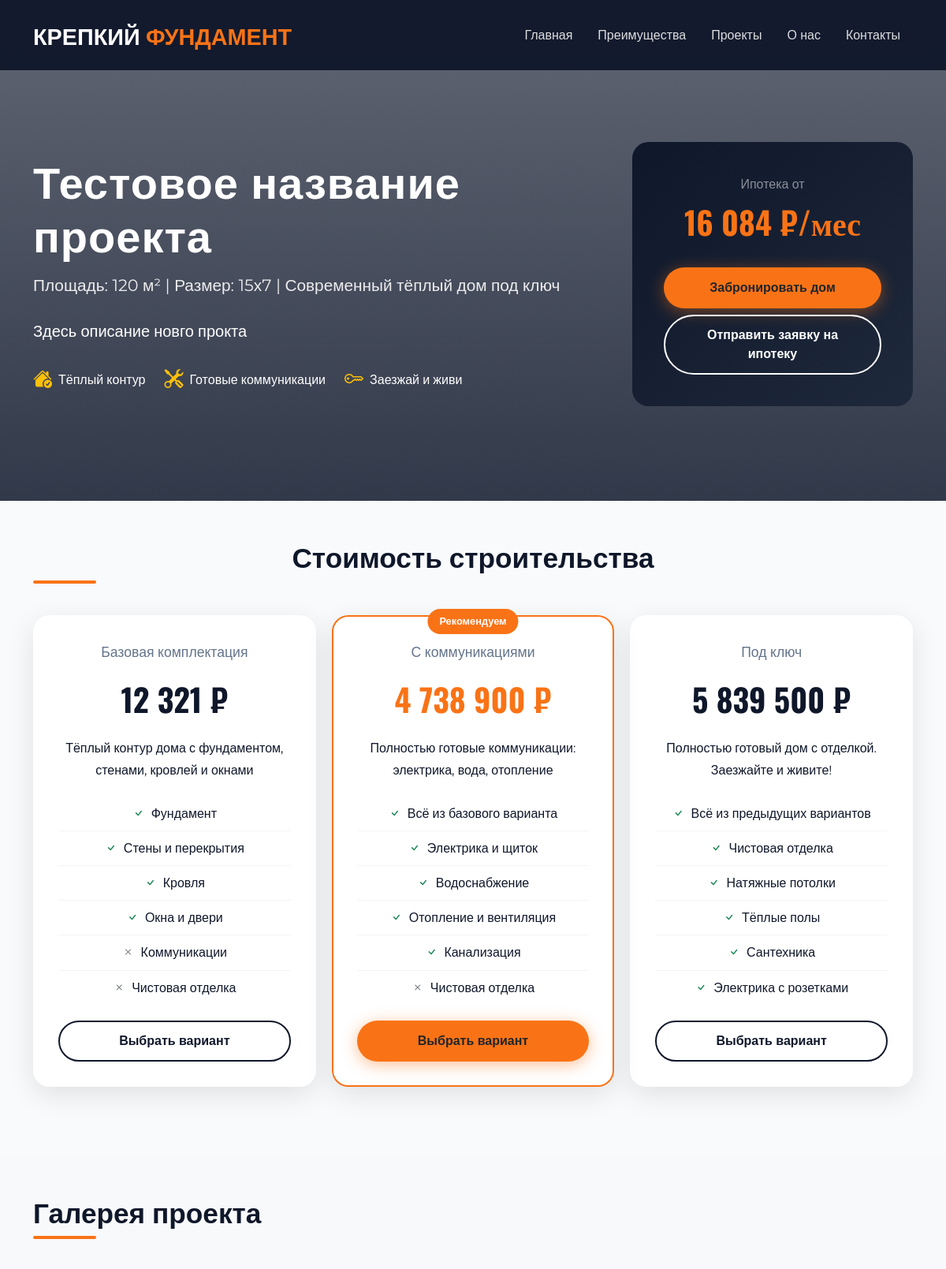
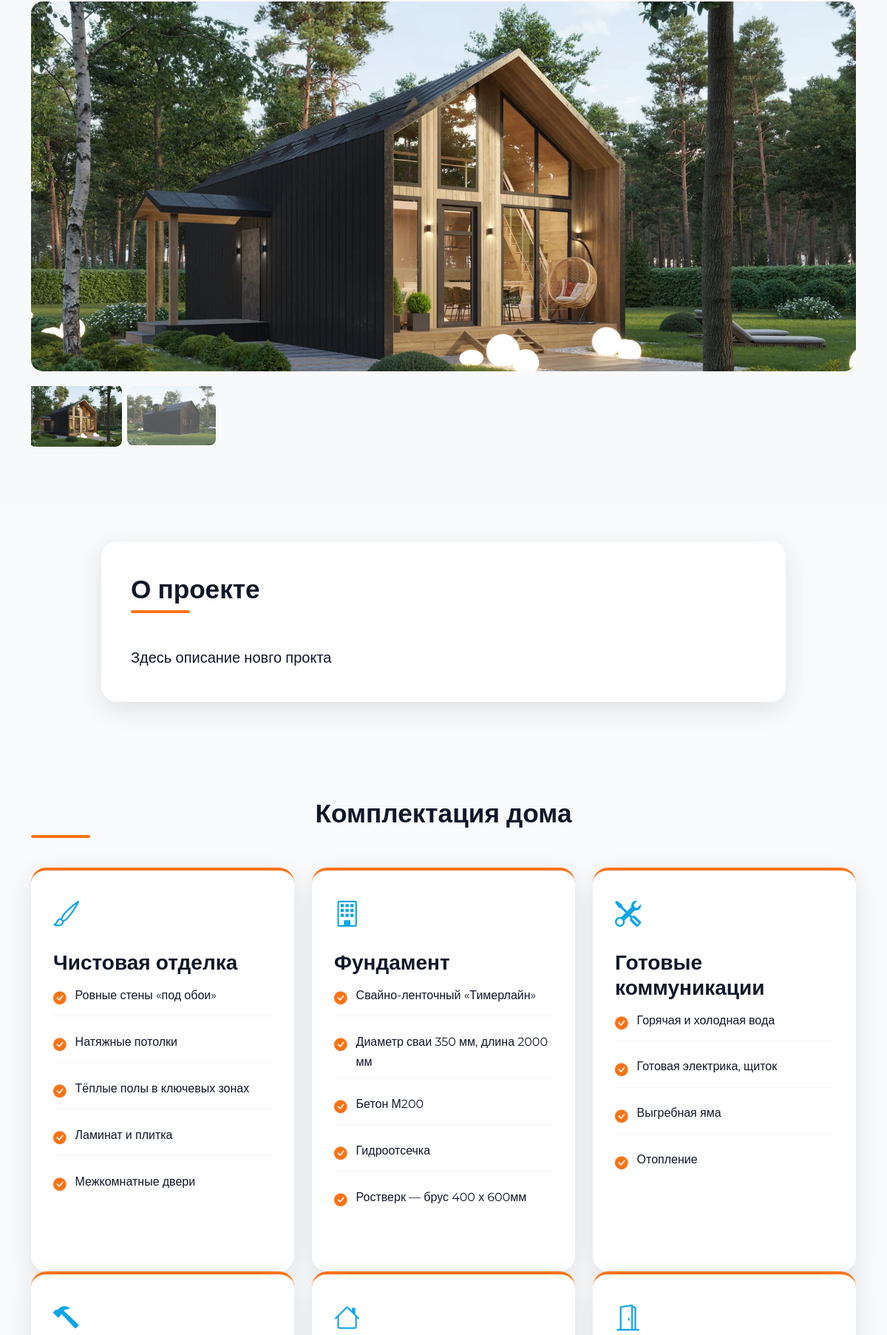
The page /details/1 (upper part) on the database its author committed (2 pictures, top to bottom).
### app/models.py (models this page shows, shortened)
class Project(db.Model):
    __tablename__ = "projects"
    id = db.Column(db.Integer, primary_key=True)
    title = db.Column(db.String(100), unique=True, nullable=False)
    slug = db.Column(db.String(100), unique=True, nullable=False)
    description = db.Column(db.Text)
    square = db.Column(db.Integer, nullable=False)
    size = db.Column(db.String(15), nullable=False)
    price_base = db.Column(db.Integer, nullable=False)
    price_with_communications = db.Column(db.Integer)
    price_ready = db.Column(db.Integer)
    mortgage_price_per_month = db.Column(db.Integer)
    images_directory_path = db.Column(db.String(300), nullable=False)
    images = db.relationship(
        "ProjectImages",
        back_populates="project",
        cascade="all, delete-orphan",
        lazy="dynamic"
    )

class ProjectImages(db.Model):
    __tablename__ = "project_images"
    id = db.Column(db.Integer, primary_key=True)
    filename = db.Column(db.String(100), nullable=False)
    project_id = db.Column(
        db.Integer,
        db.ForeignKey(Project.id, ondelete="CASCADE"),
        nullable=False,
    )
    project = db.relationship("Project", back_populates="images")
    @property
    def url(self):
        return os.path.join('uploads', self.project.slug, self.filename)

### app/routes.py (the view)
@main_bp.route('/details/<int:id>')
def details(id):
    project = Project.query.get(id)
    return render_template('project_details.html', project=project)

### app/templates/project_details.html (shortened to what this page needs)
<!DOCTYPE html>
<html lang="ru">
<head>
    <link href="https://cdn.jsdelivr.net/npm/bootstrap@5.3.2/dist/css/bootstrap.min.css" rel="stylesheet" />
    <link href="https://cdn.jsdelivr.net/npm/bootstrap-icons@1.11.1/font/bootstrap-icons.css" rel="stylesheet" />
    <link href="https://unpkg.com/aos@2.3.1/dist/aos.css" rel="stylesheet" />
</head>
<body>
    <nav class="navbar navbar-expand-lg fixed-top">
        <div class="container">
            <a class="navbar-brand" href="{{ url_for('main.index') }}">КРЕПКИЙ <span>ФУНДАМЕНТ</span></a>
            <div class="collapse navbar-collapse" id="navbarNav">
                <ul class="navbar-nav ms-auto">
                    <li class="nav-item"><a class="nav-link" href="{{ url_for('main.index') }}#home">Главная</a></li>
                    <li class="nav-item"><a class="nav-link" href="{{ url_for('main.index') }}#features">Преимущества</a></li>
                    <li class="nav-item"><a class="nav-link" href="{{ url_for('main.index') }}#gallery">Проекты</a></li>
                    <li class="nav-item"><a class="nav-link" href="{{ url_for('main.index') }}#stats">О нас</a></li>
                    <li class="nav-item"><a class="nav-link" href="{{ url_for('main.index') }}#contact">Контакты</a></li>
                </ul>
            </div>
        </div>
    </nav>
    <section class="project-hero">
        <div class="container">
            <div class="row align-items-center">
                <div class="col-lg-8" data-aos="fade-right">
                    <h1 class="project-title">{{ project.title }}</h1>
                    <p class="project-subtitle">Площадь: {{ project.square }} м² | Размер: {{ project.size }} | Современный тёплый дом под ключ</p>
                    {% if project.description %}
                    <div class="mt-4">
                        <p class="lead">{{ project.description }}</p>
                    </div>
                    {% endif %}
                    <div class="row mt-4">
                        <div class="col-auto">
                            <div class="d-flex align-items-center">
                                <i class="bi bi-house-check-fill text-warning me-2 fs-4"></i>
                                <span>Тёплый контур</span>
                            </div>
                        </div>
                        <div class="col-auto">
                            <div class="d-flex align-items-center">
                                <i class="bi bi-tools text-warning me-2 fs-4"></i>
                                <span>Готовые коммуникации</span>
                            </div>
                        </div>
                        <div class="col-auto">
                            <div class="d-flex align-items-center">
                                <i class="bi bi-key text-warning me-2 fs-4"></i>
                                <span>Заезжай и живи</span>
                            </div>
                        </div>
                    </div>
                </div>
                <div class="col-lg-4 text-center text-lg-end" data-aos="fade-left">
                    <div class="mortgage-section">
                        <div class="mb-4">
                            <div class="text-white-50">Ипотека от</div>
                            <div class="mortgage-amount">{{ "{:,}".format(project.mortgage_price_per_month).replace(',', ' ') }} ₽/мес</div>
                        </div>
                        <div class="d-grid gap-2">
                            <button class="btn btn-primary-custom">Забронировать дом</button>
                            <button class="btn btn-outline-custom border-white text-white">Отправить заявку на ипотеку</button>
                        </div>
                    </div>
                </div>
            </div>
        </div>
    </section>
    <section class="py-5">
        <div class="container">
            <h2 class="section-title text-center" data-aos="fade-up">Стоимость строительства</h2>
            <div class="price-cards">
                <div class="price-card" data-aos="fade-up" data-aos-delay="100">
                    <div class="price-stage">Базовая комплектация</div>
                    <div class="price-amount">{{ "{:,}".format(project.price_base).replace(',', ' ') }} ₽</div>
                    <p>Тёплый контур дома с фундаментом, стенами, кровлей и окнами</p>
                    <ul class="price-features">
                        <li><i class="bi bi-check text-success me-2"></i>Фундамент</li>
                        <li><i class="bi bi-check text-success me-2"></i>Стены и перекрытия</li>
                        <li><i class="bi bi-check text-success me-2"></i>Кровля</li>
                        <li><i class="bi bi-check text-success me-2"></i>Окна и двери</li>
                        <li><i class="bi bi-x text-secondary me-2"></i>Коммуникации</li>
                        <li><i class="bi bi-x text-secondary me-2"></i>Чистовая отделка</li>
                    </ul>
                    <button class="btn btn-outline-custom w-100">Выбрать вариант</button>
                </div>
                <div class="price-card featured" data-aos="fade-up" data-aos-delay="200">
                    <div class="price-stage">С коммуникациями</div>
                    <div class="price-amount">{{ "{:,}".format(project.price_with_communications).replace(',', ' ') }} ₽</div>
                    <p>Полностью готовые коммуникации: электрика, вода, отопление</p>
                    <ul class="price-features">
                        <li><i class="bi bi-check text-success me-2"></i>Всё из базового варианта</li>
                        <li><i class="bi bi-check text-success me-2"></i>Электрика и щиток</li>
                        <li><i class="bi bi-check text-success me-2"></i>Водоснабжение</li>
                        <li><i class="bi bi-check text-success me-2"></i>Отопление и вентиляция</li>
                        <li><i class="bi bi-check text-success me-2"></i>Канализация</li>
                        <li><i class="bi bi-x text-secondary me-2"></i>Чистовая отделка</li>
                    </ul>
                    <button class="btn btn-primary-custom w-100">Выбрать вариант</button>
                </div>
                <div class="price-card" data-aos="fade-up" data-aos-delay="300">
                    <div class="price-stage">Под ключ</div>
                    <div class="price-amount">{{ "{:,}".format(project.price_ready).replace(',', ' ') }} ₽</div>
                    <p>Полностью готовый дом с отделкой. Заезжайте и живите!</p>
                    <ul class="price-features">
                        <li><i class="bi bi-check text-success me-2"></i>Всё из предыдущих вариантов</li>
                        <li><i class="bi bi-check text-success me-2"></i>Чистовая отделка</li>
                        <li><i class="bi bi-check text-success me-2"></i>Натяжные потолки</li>
                        <li><i class="bi bi-check text-success me-2"></i>Тёплые полы</li>
                        <li><i class="bi bi-check text-success me-2"></i>Сантехника</li>
                        <li><i class="bi bi-check text-success me-2"></i>Электрика с розетками</li>
                    </ul>
                    <button class="btn btn-outline-custom w-100">Выбрать вариант</button>
                </div>
            </div>
        </div>
    </section>
    <section class="py-5 bg-light">
        <div class="container">
            <h2 class="section-title" data-aos="fade-up">Галерея проекта</h2>
            <div class="row">
                <div class="col-12 mb-4">
                    <div class="gallery-main" data-aos="fade-up">
                        <img id="mainImage" src="{{ url_for('static', filename=project.images.first().url) }}" alt="{{ project.title }}">
                    </div>
                    <div class="gallery-thumbnails">
                        {% for image in project.images %}
                        <div class="gallery-thumb {% if loop.first %}active{% endif %}"
                             onclick="changeImage('{{ url_for('static', filename=image.url) }}', this)">
                            <img src="{{ url_for('static', filename=image.url) }}" alt="{{ project.title }} - фото {{ loop.index }}">
                        </div>
                        {% endfor %}
                    </div>
                </div>
            </div>
        </div>
    </section>
    {% if project.description %}
    <section class="py-5">
        <div class="container">
            <div class="row justify-content-center">
                <div class="col-lg-10" data-aos="fade-up">
                    <div class="description-card">
                        <h2 class="section-title">О проекте</h2>
                        <div class="fs-5 lh-lg">
                            {{ project.description|safe }}
                        </div>
                    </div>
                </div>
            </div>
        </div>
    </section>
    {% endif %}
    <section class="py-5">
        <div class="container">
            <h2 class="section-title text-center" data-aos="fade-up">Комплектация дома</h2>
            <div class="row">
                <div class="col-md-6 col-lg-4" data-aos="fade-up" data-aos-delay="100">
                    <div class="specs-card">
                        <div class="specs-icon"><i class="bi bi-brush"></i></div>
                        <h3>Чистовая отделка</h3>
                        <ul class="specs-list">
                            <li><i class="bi bi-check-circle-fill"></i> Ровные стены «под обои»</li>
                            <li><i class="bi bi-check-circle-fill"></i> Натяжные потолки</li>
                            <li><i class="bi bi-check-circle-fill"></i> Тёплые полы в ключевых зонах</li>
                            <li><i class="bi bi-check-circle-fill"></i> Ламинат и плитка</li>
                            <li><i class="bi bi-check-circle-fill"></i> Межкомнатные двери</li>
                        </ul>
                    </div>
                </div>
                <div class="col-md-6 col-lg-4" data-aos="fade-up" data-aos-delay="200">
                    <div class="specs-card">
                        <div class="specs-icon"><i class="bi bi-building"></i></div>
                        <h3>Фундамент</h3>
                        <ul class="specs-list">
                            <li><i class="bi bi-check-circle-fill"></i> Свайно-ленточный «Тимерлайн»</li>
                            <li><i class="bi bi-check-circle-fill"></i> Диаметр сваи 350 мм, длина 2000 мм</li>
                            <li><i class="bi bi-check-circle-fill"></i> Бетон М200</li>
                            <li><i class="bi bi-check-circle-fill"></i> Гидроотсечка</li>
                            <li><i class="bi bi-check-circle-fill"></i> Ростверк — брус 400 х 600мм</li>
                        </ul>
                    </div>
                </div>
                <div class="col-md-6 col-lg-4" data-aos="fade-up" data-aos-delay="300">
                    <div class="specs-card">
                        <div class="specs-icon"><i class="bi bi-tools"></i></div>
                        <h3>Готовые коммуникации</h3>
                        <ul class="specs-list">
                            <li><i class="bi bi-check-circle-fill"></i> Горячая и холодная вода</li>
                            <li><i class="bi bi-check-circle-fill"></i> Готовая электрика, щиток</li>
                            <li><i class="bi bi-check-circle-fill"></i> Выгребная яма</li>
                            <li><i class="bi bi-check-circle-fill"></i> Отопление</li>
                        </ul>
                    </div>
                </div>
                <div class="col-md-6 col-lg-4" data-aos="fade-up" data-aos-delay="400">
                    <div class="specs-card">
                        <div class="specs-icon"><i class="bi bi-hammer"></i></div>
                    </div>
                </div>
                <div class="col-md-6 col-lg-4" data-aos="fade-up" data-aos-delay="500">
                    <div class="specs-card">
                        <div class="specs-icon"><i class="bi bi-house"></i></div>
                    </div>
                </div>
                <div class="col-md-6 col-lg-4" data-aos="fade-up" data-aos-delay="600">
                    <div class="specs-card">
                        <div class="specs-icon"><i class="bi bi-door-open"></i></div>
                    </div>
                </div>
            </div>
        </div>
    </section>
</body>
</html>

### rows shown on the page
Project: title "Тестовое название проекта", square "120", size "15х7", description "Здесь описание новго прокта", mortgage_price_per_month "16 084", price_base "12 321", price_with_communications "4 738 900", price_ready "5 839 500", slug.filename (picture)
ProjectImages: filename.slug (picture)
ProjectImages: filename.slug (picture)
